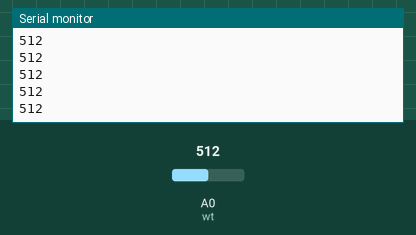
Simulated run of this sketch. Board: ESP8266 (NodeMCU). Parts: the last lines printed to the serial monitor. The test bench sets the inputs (shaded band); at power-on: A0 (wt) = 512. WiFi joins after 1.5 s; servers stay silent unless stated.

Above: at 3.0 s.
3.1 s: A0 (wt) set to 560
At 3.46 s:
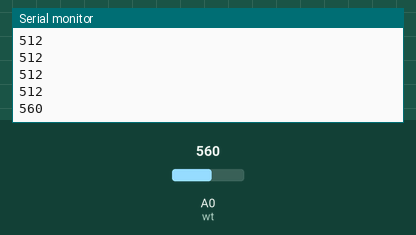
4.6 s: A0 (wt) set to 540
At 4.66 s:
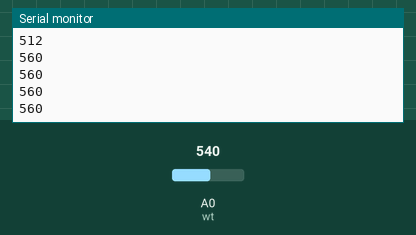
Timing chart, 0 to 7.6 s (numbered marks = the images above; inputs shaded):
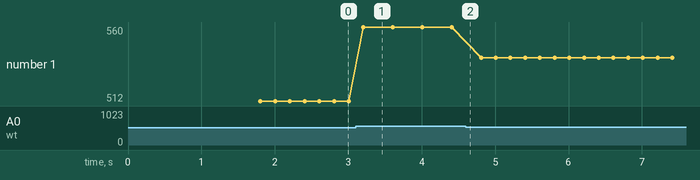

Measured:
- after the input at 3.1 s, the serial monitor: prints a new line after 0.11 s (image 1)
- plotted number 1: 512 → 560 after the input at 3.1 s, 560 → 540 after the input at 4.6 s

The sketch:

GasSensor.ino
```cpp
#define BLYNK_PRINT Serial


#include <ESP8266WiFi.h>
#include <BlynkSimpleEsp8266.h>

// You should get Auth Token in the Blynk App.
// Go to the Project Settings (nut icon).
char auth[] = "P0Ud70rqLBJSv4ufXlmxsCFY1Pytec2Y";

char ssid[] = "Your_Wifi";
char pass[] = "Your_Wifi_Password";
int wt=A0;

void setup()
{
  // Debug console
  Serial.begin(9600);
  pinMode(wt, INPUT);


  Blynk.begin(auth, ssid, pass);
}

void loop()
{
  Blynk.run();
  int val = analogRead(wt);
  Serial.println(val);
  delay(200);
  if(val >550){
    Blynk.notify("Your house is about to catch a fire! Call a firebrigade ASAP!");
    delay(100);
    Blynk.email("sapkotarex29@gmail.com" , "Gas Detected!", "Call 911 ASAP!");
    delay(100);


  }
}
```
